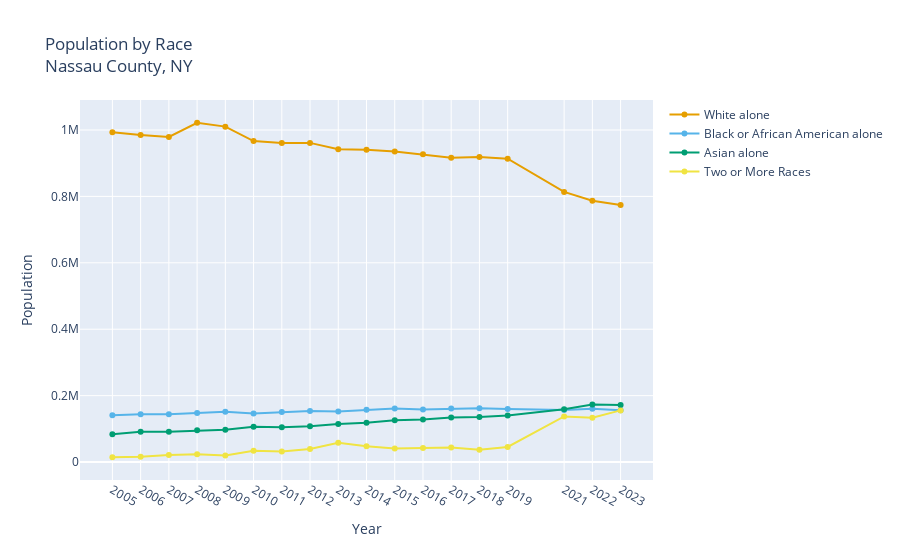

Notebook source saved alongside this figure:
### Markdown cell above
We can use `graph_multiyear` to graph the output of `download_multiyear`. The dataframe has 11 columns, and most of the values are very small. So let's just graph the four columns with the largest final values.

### Code cell
from censusdis.multiyear import graph_multiyear

graph_multiyear(
    df,
    title="Population by Race<br>Nassau County, NY",
    yaxis_title="Population",
    y_cols=[
        "White alone",
        "Black or African American alone",
        "Asian alone",
        "Two or More Races",
    ],
)

### Figure 1 — Plotly figure (JSON) as saved in the notebook; plotly's stock layout.template omitted (floating-point values rounded to 4 significant figures)
{"data": [{"hovertemplate": "Year: %{x}<br>White alone: %{y:,}<extra></extra>", "line": {"color": "#E69F00"}, "mode": "lines+markers", "name": "White alone", "type": "scatter", "x": [2005, 2006, 2007, 2008, 2009, 2010, 2011, 2012, 2013, 2014, 2015, 2016, 2017, 2018, 2019, 2021, 2022, 2023], "y": [993164, 984965, 979203, 1021756, 1010085, 966449, 961070, 961151, 941678, 940760, 934951, 926594, 916648, 918655, 913426, 813464, 786767, 773941]}, {"hovertemplate": "Year: %{x}<br>Black or African American alone: %{y:,}<extra></extra>", "line": {"color": "#56B4E9"}, "mode": "lines+markers", "name": "Black or African American alone", "type": "scatter", "x": [2005, 2006, 2007, 2008, 2009, 2010, 2011, 2012, 2013, 2014, 2015, 2016, 2017, 2018, 2019, 2021, 2022, 2023], "y": [140878, 143755, 143689, 147949, 151411, 146040, 150682, 153537, 152023, 157184, 161031, 158561, 161012, 162245, 159981, 156895, 160323, 156129]}, {"hovertemplate": "Year: %{x}<br>Asian alone: %{y:,}<extra></extra>", "line": {"color": "#009E73"}, "mode": "lines+markers", "name": "Asian alone", "type": "scatter", "x": [2005, 2006, 2007, 2008, 2009, 2010, 2011, 2012, 2013, 2014, 2015, 2016, 2017, 2018, 2019, 2021, 2022, 2023], "y": [84132, 91602, 91584, 95709, 97627, 106254, 105175, 107641, 114533, 118337, 125694, 127934, 134515, 135709, 140604, 159286, 173561, 172055]}, {"hovertemplate": "Year: %{x}<br>Two or More Races: %{y:,}<extra></extra>", "line": {"color": "#F0E442"}, "mode": "lines+markers", "name": "Two or More Races", "type": "scatter", "x": [2005, 2006, 2007, 2008, 2009, 2010, 2011, 2012, 2013, 2014, 2015, 2016, 2017, 2018, 2019, 2021, 2022, 2023], "y": [14513, 15767, 20916, 23324, 19873, 34367, 32015, 39404, 57867, 47497, 40709, 42343, 44090, 36900, 45489, 137428, 133795, 155621]}], "layout": {"title": {"text": "Population by Race<br>Nassau County, NY"}, "xaxis": {"tickmode": "array", "ticktext": ["2005", "2006", "2007", "2008", "2009", "2010", "2011", "2012", "2013", "2014", "2015", "2016", "2017", "2018", "2019", "2021", "2022", "2023"], "tickvals": [2005, 2006, 2007, 2008, 2009, 2010, 2011, 2012, 2013, 2014, 2015, 2016, 2017, 2018, 2019, 2021, 2022, 2023], "title": {"text": "Year"}}, "yaxis": {"title": {"text": "Population"}}}}
